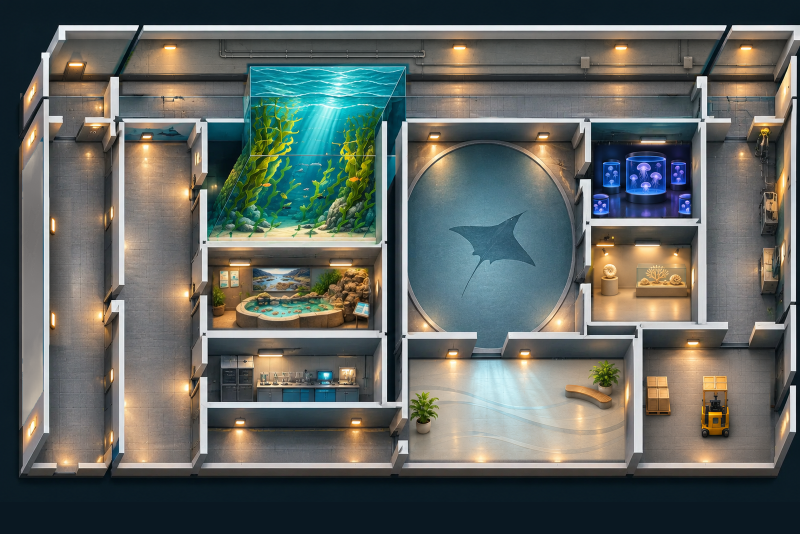
#> input picture docs/spikes/cutaway-l1-correction/canvas-3x2-L1-v10.png, 1600 x 1067 px (shown at 1/2 size)
$ python -i shellreg.py   (imports and definitions only)
#> lines starting #> are read from the running program, lines starting #| are printed output that depends on the picture
"""Shell registration: does a whole-level painting sit on the engine's walls?
Usage: python3 spikes/cutaway/shellreg.py LEVEL <painting> [--zone x0 y0 x1 y1] [--sheet out.png]
       python3 spikes/cutaway/shellreg.py --selftest
The compositor's own fit needs unchanged pixels round the region; a shell paint has none. This check uses the one thing every
painting in this style shares with the engine: white wall caps.
  engine caps  = cap-coloured pixels of the engine blockout (base.js, variant C)
  painted caps = neutral near-white pixels of the painting
1. Global fit: for each scale 0.97..1.03 (step 0.0025) the painted caps are scaled about the zone centre and cross-correlated
   (FFT) with the engine caps over shifts of +/-24 px. The best (scale, dx, dy) is the registration.
   Limits: |scale - 1| <= 1.5%, |dx|, |dy| <= 6 px, the compositor's own.
2. Confidence, after applying the fit: recall = engine cap pixels with a painted cap within 5 px; precision = painted cap pixels
   within 5 px of an engine cap; peak = best correlation / median correlation over all shifts. A fit with recall < 0.60 or
   peak < 3 is not a registration: HOLD.
3. Structure: the zone is cut into 200 px tiles. With the global fit applied, a tile with enough engine cap fails if its recall
   is under 0.30 (walls missing), or if some shift of more than 12 px (searched to +/-30 px) gives a recall more than
   0.30 above the best shift within 12 px (a wall in the wrong place). These thresholds are set so the approved L1 master passes: its own walls sit up to 9 px
   off the engine's in places, and its tall kelp tank hides a wall. So this step finds walls misplaced by more than about
   12 px; smaller errors are inside what L1 was approved with.
The fit is the correction that brings the painting onto the engine (the inverse of how the painting is displaced).
Result: PASS (fit within limits, confident, no failed tile), REFUSED (fit confident but outside limits), or HOLD."""
import json, subprocess, sys, tempfile
from pathlib import Path
import numpy as np
from PIL import Image, ImageFilter, ImageDraw
root = Path(__file__).resolve().parents[2]; W, H = 1600, 1004
# [7 lines left out: function engine_caps, not called in this run]
def to_frame(img):
    img = img.convert("RGB"); w, h = img.size
    if (w, h) == (W, H): return img
    if abs(w / h - 1.5) < 0.01: return img.resize((1600, 1067), Image.LANCZOS).crop((0, 0, W, H))
    return img.resize((W, H), Image.LANCZOS)
def painted_caps(img): a = np.asarray(img).astype(int); return (a.min(axis=2) > 212) & (a.max(axis=2) - a.min(axis=2) < 30)
dil = lambda m, n: np.asarray(Image.fromarray((m * 255).astype(np.uint8)).filter(ImageFilter.MaxFilter(2 * n + 1))) > 0
def place(m, s, dx, dy, c):
    return np.asarray(Image.fromarray((m * 255).astype(np.uint8)).transform((W, H), Image.AFFINE, (1 / s, 0, c[0] - (c[0] + dx) / s, 0, 1 / s, c[1] - (c[1] + dy) / s), Image.BILINEAR)) > 127
def xcorr(E, P, R):
    c = np.fft.irfft2(np.fft.rfft2(E.astype(np.float32)) * np.conj(np.fft.rfft2(P.astype(np.float32))), s=E.shape)
    sub = np.roll(np.roll(c, R, 0), R, 1)[:2 * R + 1, :2 * R + 1]; i = np.unravel_index(np.argmax(sub), sub.shape); return float(sub[i]), int(i[1] - R), int(i[0] - R), float(np.median(sub))
# [40 lines left out: functions register, selftest, not called in this run]
# [9 lines not run here, left out]

>>> from PIL import Image
>>> picture = Image.open('../../docs/spikes/cutaway-l1-correction/canvas-3x2-L1-v10.png')
#> picture is the input picture: PIL image 1600x1067 RGB; mean R, G, B 95.6, 101.3, 97
>>> result = to_frame(picture)
#> in to_frame, `if abs(w / h - 1.5) < 0.01: return img.resize((1600, 1067), Image.LANC..`:
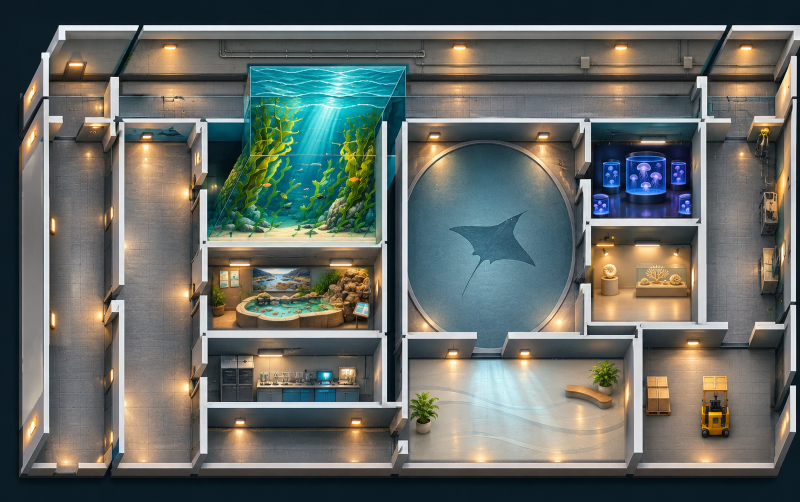
#> returned value: PIL image 1600x1004 RGB (shown at 1/2 size); mean R, G, B 101, 106.1, 100.9
